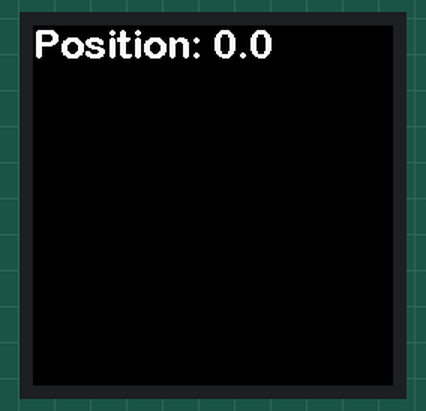
A program run on a simulated Raspberry Pi Pico running MicroPython. Shown: 240×240 colour display. Library files of the repository ran but are not shown: writer.py, ArialRounded27.py.

Above: at 0.1 s.

The program:

main.py
```python
from picolcd1inch3 import LCD_1inch3
from writer import CWriter
from rgb import RGB
# Font
import ArialRounded27
from machine import Pin, PWM
import time

BL = 13
DC = 8
RST = 12
MOSI = 11
SCK = 10
CS = 9
#keys
keyA = Pin(15,Pin.IN,Pin.PULL_UP)
keyB = Pin(17,Pin.IN,Pin.PULL_UP)
keyX = Pin(19 ,Pin.IN,Pin.PULL_UP)
keyY= Pin(21 ,Pin.IN,Pin.PULL_UP)

up = Pin(2,Pin.IN,Pin.PULL_UP)
dowm = Pin(18,Pin.IN,Pin.PULL_UP)
left = Pin(16,Pin.IN,Pin.PULL_UP)
right = Pin(20,Pin.IN,Pin.PULL_UP)
ctrl = Pin(3,Pin.IN,Pin.PULL_UP)

MID = 1500000
MIN = 1000000
MAX = 2000000

# Initialize Servo
pwm = PWM(Pin(22))
pwm.freq(50)

# Initialize LCD
lcd = LCD_1inch3()
wri = CWriter(lcd, ArialRounded27, fgcolor=RGB(31,31,31), bgcolor=0, verbose=False)

CWriter.set_textpos(lcd, 0, 0)
wri.printstring('Position:')
lcd.show()

duty = 0
duty_step = 100000
while (True):
    if keyA.value() == 0:
        duty = 18 * duty_step

    if keyB.value() == 0:
        duty -= duty_step
        if duty < 0:
            duty = 0

    if keyX.value() == 0:
        duty = 11 * duty_step

    pwm.duty_ns(duty)

    CWriter.set_textpos(lcd, 0, 120)
    wri.printstring(str(duty/100000))
    lcd.show()
    if keyY.value() == 0:
        break
```

picolcd1inch3.py
```python
from machine import Pin,SPI,PWM
import framebuf
import time
import os

BL = 13
DC = 8
RST = 12
MOSI = 11
SCK = 10
CS = 9


class LCD_1inch3(framebuf.FrameBuffer):
    def __init__(self, bgLight=0.8):
        self.width = 240
        self.height = 240

        self.pwm = PWM(Pin(BL))
        self.pwm.freq(1000)
        self.pwm.duty_u16(int(65535 * bgLight))

        self.cs = Pin(CS,Pin.OUT)
        self.rst = Pin(RST,Pin.OUT)

        self.cs(1)
        self.spi = SPI(1)
        self.spi = SPI(1,1000_000)
        self.spi = SPI(1,100000_000,polarity=0, phase=0,sck=Pin(SCK),mosi=Pin(MOSI),miso=None)
        self.dc = Pin(DC,Pin.OUT)
        self.dc(1)
        self.buffer = bytearray(self.height * self.width * 2)
        super().__init__(self.buffer, self.width, self.height, framebuf.RGB565)
        self.init_display()

        self.red   =   0x07E0 # Bunlar yanlis
        self.green =   0x001f
        self.blue  =   0xf800
        self.white =   0xffff

    def set_backlight(self, value):
        """Set backlight value (0.0 to 1.0)"""
        self.pwm.duty_u16(int(65535 * value))

    def write_cmd(self, cmd):
        self.cs(1)
        self.dc(0)
        self.cs(0)
        self.spi.write(bytearray([cmd]))
        self.cs(1)

    def write_data(self, buf):
        self.cs(1)
        self.dc(1)
        self.cs(0)
        self.spi.write(bytearray([buf]))
        self.cs(1)

    def init_display(self):
        """Initialize dispaly"""
        self.rst(1)
        self.rst(0)
        self.rst(1)

        self.write_cmd(0x36)
        self.write_data(0x70)

        self.write_cmd(0x3A)
        self.write_data(0x05)

        self.write_cmd(0xB2)
        self.write_data(0x0C)
        self.write_data(0x0C)
        self.write_data(0x00)
        self.write_data(0x33)
        self.write_data(0x33)

        self.write_cmd(0xB7)
        self.write_data(0x35)

        self.write_cmd(0xBB)
        self.write_data(0x19)

        self.write_cmd(0xC0)
        self.write_data(0x2C)

        self.write_cmd(0xC2)
        self.write_data(0x01)

        self.write_cmd(0xC3)
        self.write_data(0x12)

        self.write_cmd(0xC4)
        self.write_data(0x20)

        self.write_cmd(0xC6)
        self.write_data(0x0F)

        self.write_cmd(0xD0)
        self.write_data(0xA4)
        self.write_data(0xA1)

        self.write_cmd(0xE0)
        self.write_data(0xD0)
        self.write_data(0x04)
        self.write_data(0x0D)
        self.write_data(0x11)
        self.write_data(0x13)
        self.write_data(0x2B)
        self.write_data(0x3F)
        self.write_data(0x54)
        self.write_data(0x4C)
        self.write_data(0x18)
        self.write_data(0x0D)
        self.write_data(0x0B)
        self.write_data(0x1F)
        self.write_data(0x23)

        self.write_cmd(0xE1)
        self.write_data(0xD0)
        self.write_data(0x04)
        self.write_data(0x0C)
        self.write_data(0x11)
        self.write_data(0x13)
        self.write_data(0x2C)
        self.write_data(0x3F)
        self.write_data(0x44)
        self.write_data(0x51)
        self.write_data(0x2F)
        self.write_data(0x1F)
        self.write_data(0x1F)
        self.write_data(0x20)
        self.write_data(0x23)

        self.write_cmd(0x21)

        self.write_cmd(0x11)

        self.write_cmd(0x29)

    def show(self):
        self.write_cmd(0x2A)
        self.write_data(0x00)
        self.write_data(0x00)
        self.write_data(0x00)
        self.write_data(0xef)

        self.write_cmd(0x2B)
        self.write_data(0x00)
        self.write_data(0x00)
        self.write_data(0x00)
        self.write_data(0xEF)

        self.write_cmd(0x2C)

        self.cs(1)
        self.dc(1)
        self.cs(0)
        self.spi.write(self.buffer)
        self.cs(1)


if __name__=='__main__':
    pwm = PWM(Pin(BL))
    pwm.freq(1000)
    pwm.duty_u16(32768)#max 65535

    LCD = LCD_1inch3()
    #color BRG
    LCD.fill(LCD.white)
    LCD.show()


    keyA = Pin(15,Pin.IN,Pin.PULL_UP)
    keyB = Pin(17,Pin.IN,Pin.PULL_UP)
    keyX = Pin(19 ,Pin.IN,Pin.PULL_UP)
    keyY= Pin(21 ,Pin.IN,Pin.PULL_UP)

    up = Pin(2,Pin.IN,Pin.PULL_UP)
    dowm = Pin(18,Pin.IN,Pin.PULL_UP)
    left = Pin(16,Pin.IN,Pin.PULL_UP)
    right = Pin(20,Pin.IN,Pin.PULL_UP)
    ctrl = Pin(3,Pin.IN,Pin.PULL_UP)

    while(1):
        if keyA.value() == 0:
            LCD.fill_rect(208,15,30,30,LCD.red)
        else :
            LCD.fill_rect(208,15,30,30,LCD.white)
            LCD.rect(208,15,30,30,LCD.red)


        if(keyB.value() == 0):
            LCD.fill_rect(208,75,30,30,LCD.red)
        else :
            LCD.fill_rect(208,75,30,30,LCD.white)
            LCD.rect(208,75,30,30,LCD.red)


        if(keyX.value() == 0):
            LCD.fill_rect(208,135,30,30,LCD.red)
        else :
            LCD.fill_rect(208,135,30,30,LCD.white)
            LCD.rect(208,135,30,30,LCD.red)

        if(keyY.value() == 0):
            LCD.fill_rect(208,195,30,30,LCD.red)
        else :
            LCD.fill_rect(208,195,30,30,LCD.white)
            LCD.rect(208,195,30,30,LCD.red)

        if(up.value() == 0):
            LCD.fill_rect(60,60,30,30,LCD.red)
        else :
            LCD.fill_rect(60,60,30,30,LCD.white)
            LCD.rect(60,60,30,30,LCD.red)

        if(dowm.value() == 0):
            LCD.fill_rect(60,150,30,30,LCD.red)
        else :
            LCD.fill_rect(60,150,30,30,LCD.white)
            LCD.rect(60,150,30,30,LCD.red)

        if(left.value() == 0):
            LCD.fill_rect(15,105,30,30,LCD.red)
        else :
            LCD.fill_rect(15,105,30,30,LCD.white)
            LCD.rect(15,105,30,30,LCD.red)

        if(right.value() == 0):
            LCD.fill_rect(105,105,30,30,LCD.red)
        else :
            LCD.fill_rect(105,105,30,30,LCD.white)
            LCD.rect(105,105,30,30,LCD.red)

        if(ctrl.value() == 0):
            LCD.fill_rect(60,105,30,30,LCD.red)
        else :
            LCD.fill_rect(60,105,30,30,LCD.white)
            LCD.rect(60,105,30,30,LCD.red)

        LCD.show()
    time.sleep(1)
    LCD.fill(0xFFFF)
```

rgb.py
```python
def RGB(r,g,b):
    '''Convert 3 5-bit values to a 16-bit RGB565 value
       rgb values must be in range of 0-31.
    '''
    g = (g * 63 //31 ) & 0x3F
    return ((g & 7) << 13) + (b << 8) + (r << 3)  + ( g >> 3)


if __name__ == "__main__":
    print("{0:b}".format(RGB(31,31,31)))
    print("{0:b}".format(RGB(31,00,00)))
    print("{0:b}".format(RGB(00,31,00)))
    print("{0:b}".format(RGB(00,00,31)))
    
```
